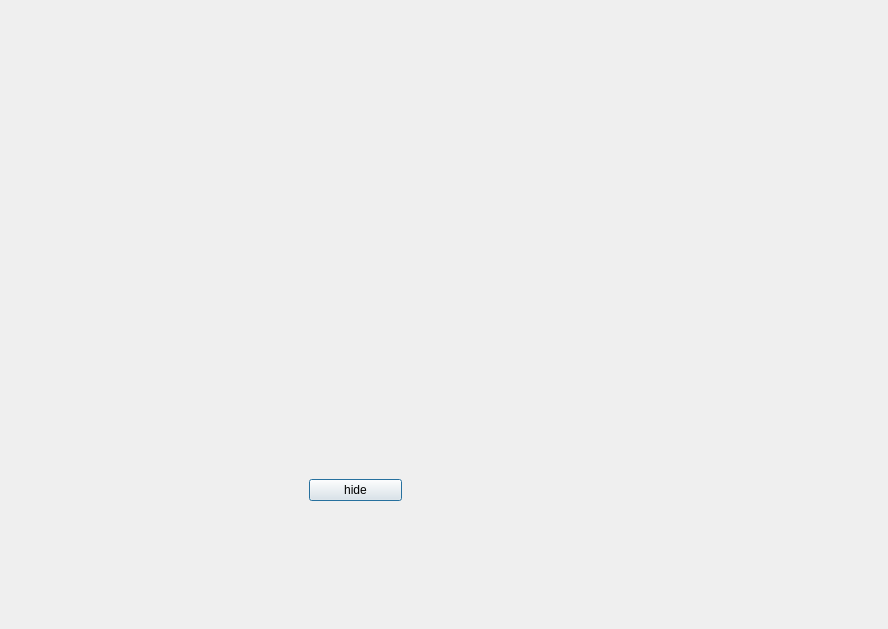
<?xml version="1.0" encoding="UTF-8"?>
<ui version="4.0">
 <class>statsmo</class>
 <widget class="QDialog" name="statsmo">
  <property name="geometry">
   <rect>
    <x>0</x>
    <y>0</y>
    <width>888</width>
    <height>629</height>
   </rect>
  </property>
  <property name="windowTitle">
   <string>Dialog</string>
  </property>
  <widget class="QFrame" name="hidee">
   <property name="geometry">
    <rect>
     <x>300</x>
     <y>440</y>
     <width>111</width>
     <height>101</height>
    </rect>
   </property>
   <layout class="QHBoxLayout" name="horizontalLayout_2">
    <item>
     <widget class="QPushButton" name="hide_P">
      <property name="text">
       <string>hide</string>
      </property>
     </widget>
    </item>
   </layout>
  </widget>
  <widget class="QFrame" name="charts_P">
   <property name="geometry">
    <rect>
     <x>29</x>
     <y>19</y>
     <width>781</width>
     <height>411</height>
    </rect>
   </property>
   <layout class="QHBoxLayout" name="horizontalLayout"/>
  </widget>
 </widget>
 <resources/>
 <connections/>
</ui>
